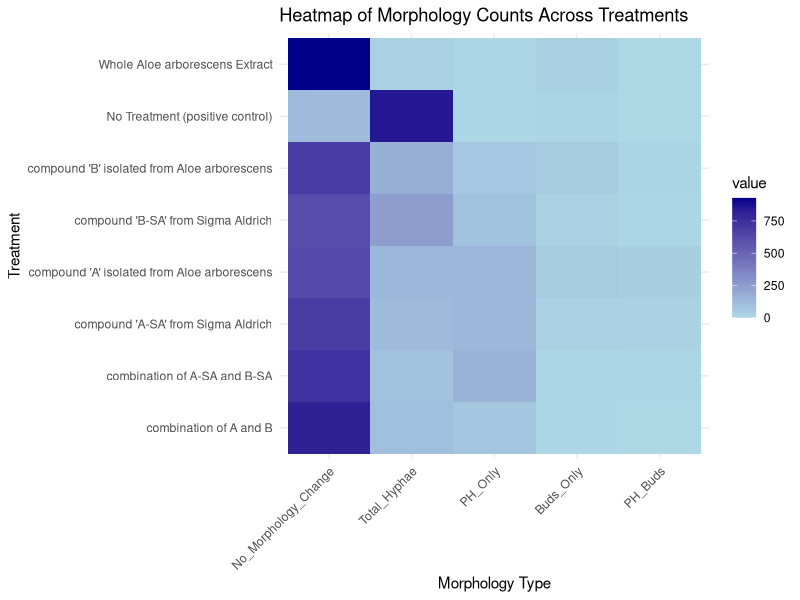
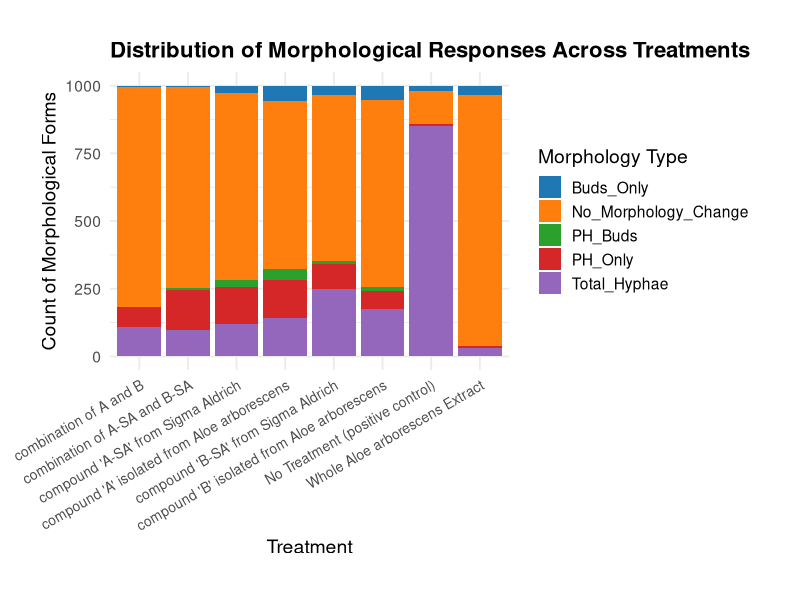
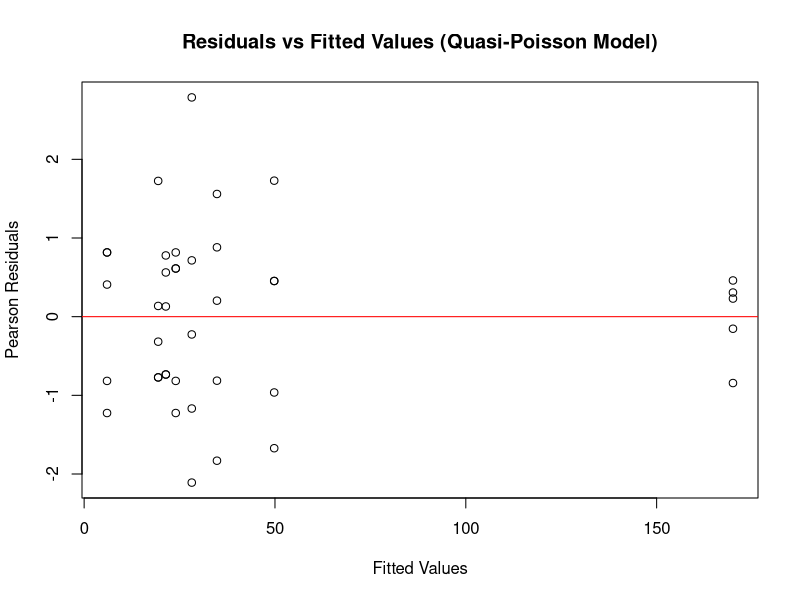
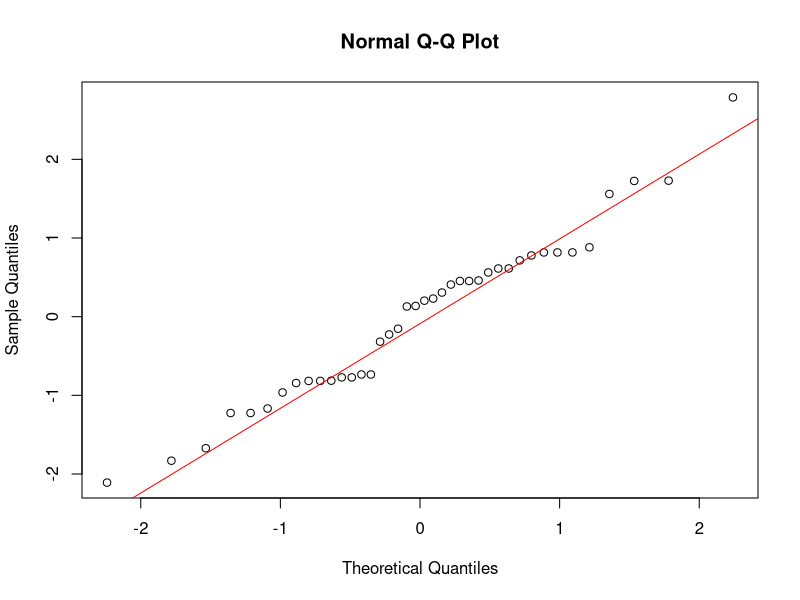
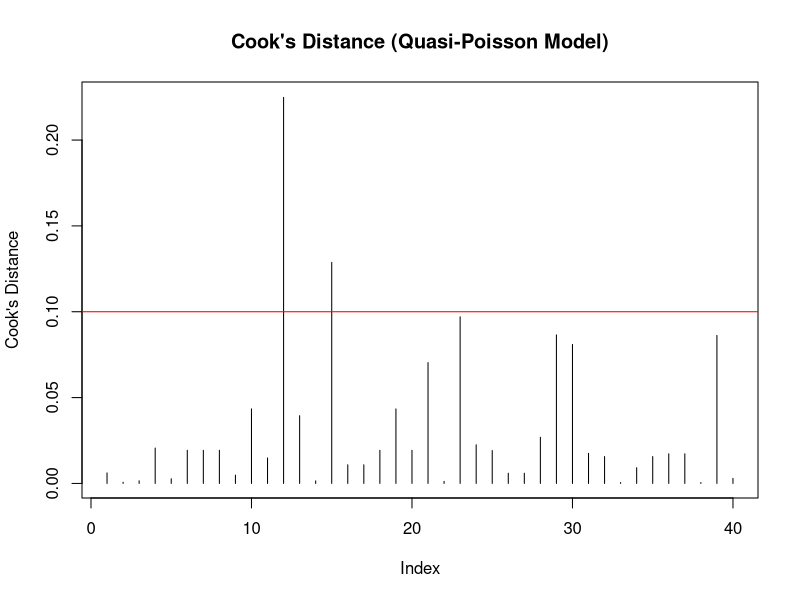

R code for these plots, in order:
# Preliminary Analysis Report on the Effect of Aloe arborescens Compounds on Candida albicans Morphogenesis
## MICHAEL OKANTA 


# Introduction


# Load necessary libraries
library(dplyr)
library(readr)
library(tidyverse)
library(emmeans)
library(reshape2)
library(knitr)

# Data Summary


#### Treatment Types Analyzed

# Descriptive Analysis

## Data Cleaning



# Load the data (adjust path as necessary)
aloe <- read_csv("LeeDataFungalMorphogenesis.csv")

# Rename columns for easier access (modify based on your actual column names)
colnames(aloe) <- c("Treatment", "Replicate", "Slide_Number", 
                    "No_Morphology_Change", "GT_Only", "PH_Only", 
                    "Buds_Only", "GT_PH", "GT_Buds", 
                    "PH_Buds", "Multiple_GTs")

# Convert Treatment to a factor for better handling in analysis
aloe$Treatment <- as.factor(aloe$Treatment)

# Calculate Total_Hyphae as the sum of columns where GT appears
aloe <- aloe %>%
  mutate(Total_Hyphae = GT_Only + GT_PH + GT_Buds + Multiple_GTs)

heatmap_data <- aloe %>%
  group_by(Treatment) %>%
  summarise(
    No_Morphology_Change = sum(No_Morphology_Change),
    Total_Hyphae = sum(Total_Hyphae),
    PH_Only = sum(PH_Only),
    Buds_Only = sum(Buds_Only),
    PH_Buds = sum(PH_Buds)
  ) 

heatmap_data_melt <- melt(heatmap_data, id.vars = "Treatment")

ggplot(heatmap_data_melt, aes(x = variable, y = Treatment, fill = value)) +
  geom_tile() +
  scale_fill_gradient(low = "lightblue", high = "darkblue") +
  labs(title = "Heatmap of Morphology Counts Across Treatments",
       x = "Morphology Type",
       y = "Treatment") +
  theme_minimal() +
  theme(axis.text.x = element_text(angle = 45, hjust = 1))

# Summarize the morphological responses by treatment type
morphology_summary <- aloe %>%
  group_by(Treatment) %>%
  summarise(
    No_Morphology_Change = sum(No_Morphology_Change),
    Total_Hyphae = sum(Total_Hyphae),
    PH_Only = sum(PH_Only),
    Buds_Only = sum(Buds_Only),
    PH_Buds = sum(PH_Buds)
  ) %>%
  pivot_longer(cols = -Treatment, names_to = "Morphology_Type", values_to = "Count")

# Custom color palette
custom_colors <- c("#1f77b4", "#ff7f0e", "#2ca02c", "#d62728", 
                   "#9467bd")

# Plotting the distribution of morphological responses for each treatment
ggplot(morphology_summary, aes(x = Treatment, y = Count, fill = Morphology_Type)) +
  geom_bar(stat = "identity", position = "stack") +
  labs(title = "Distribution of Morphological Responses Across Treatments",
       x = "Treatment",
       y = "Count of Morphological Forms") +
  theme_minimal(base_size = 14) +  # Increased base font size for readability
  theme(
    axis.text.x = element_text(angle = 30, hjust = 1, size = 10),  # Rotated and adjusted text size
    plot.margin = margin(30, 30, 30, 30),  # Adds more space around the plot
    legend.position = "right"  # Positions legend on the right for clarity
  ) +
  scale_fill_manual(values = custom_colors, name = "Morphology Type") +
  theme(plot.title = element_text(size = 16, face = "bold"))


# Summary statistics for each morphology type by treatment
summary_statistics <- aloe %>%
  group_by(Treatment) %>%
  summarise(
    No_Morphology_Change_Mean = mean(No_Morphology_Change),
    No_Morphology_Change_SD = sd(No_Morphology_Change),
    No_Morphology_Change_Median = median(No_Morphology_Change),
    
    Total_Hyphae_Mean = mean(Total_Hyphae),
    Total_Hyphae_SD = sd(Total_Hyphae),
    Total_Hyphae_Median = median(Total_Hyphae),
    
    PH_Only_Mean = mean(PH_Only),
    PH_Only_SD = sd(PH_Only),
    PH_Only_Median = median(PH_Only),
    
    Buds_Only_Mean = mean(Buds_Only),
    Buds_Only_SD = sd(Buds_Only),
    Buds_Only_Median = median(Buds_Only),
    
    PH_Buds_Mean = mean(PH_Buds),
    PH_Buds_SD = sd(PH_Buds),
    PH_Buds_Median = median(PH_Buds),
    
  )

# Present`summary_statistics` as your table of summary stats
summary_statistics %>%
  kable(digits = 2,  # Round numbers to 2 decimal places
        caption = "Summary Statistics of Morphological Responses by Treatment",
        col.names = c("Treatment", 
                      "No Morphology Change Mean", "SD", "Median",
                      "Total Hyphae Mean", "SD", "Median",
                      "PH Only Mean", "SD", "Median",
                      "Buds Only Mean", "SD", "Median",
                      "PH_Buds Mean", "SD", "Median"))  # Custom column names

# Statistical Analysis Plan

  ### Model Formula:
   
## Model Diagnostics Checks 
aloe$log_offset <- log(200)

# Quasi-Poisson model with an offset
quasipoisson_model <- glm(Total_Hyphae ~ Treatment + offset(log_offset), family = quasipoisson, data = aloe)
summary(quasipoisson_model)


# Calculate the dispersion statistic for quasi-Poisson
quasi_dispersion <- sum(residuals(quasipoisson_model, type = "pearson")^2) / df.residual(quasipoisson_model)

# Pearson and deviance residuals for quasi-Poisson
pearson_resid <- residuals(quasipoisson_model, type = "pearson")
deviance_resid <- residuals(quasipoisson_model, type = "deviance")

# Residuals vs. Fitted values plot
plot(fitted(quasipoisson_model), pearson_resid, 
     xlab = "Fitted Values", ylab = "Pearson Residuals",
     main = "Residuals vs Fitted Values (Quasi-Poisson Model)")
abline(h = 0, col = "red")

# Q-Q plot for Pearson residuals
qqnorm(pearson_resid)
qqline(pearson_resid, col = "red")

# Chi-square goodness-of-fit test for quasi-Poisson model
gof_pvalue <- pchisq(sum(pearson_resid^2), df.residual(quasipoisson_model), lower.tail = FALSE)

# Calculate Cook's distance
cooksd <- cooks.distance(quasipoisson_model)

# Plot Cook's distance
plot(cooksd, type = "h", main = "Cook's Distance (Quasi-Poisson Model)", ylab = "Cook's Distance")
abline(h = 4 / length(cooksd), col = "red")

# Results & Analysis
aloe$Treatment <- factor(aloe$Treatment, 
                         levels = c("No Treatment (positive control)",
                                    "Whole Aloe arborescens Extract",
                                    "compound 'A' isolated from Aloe arborescens",
                                    "compound 'A-SA' from Sigma Aldrich",
                                    "compound 'B' isolated from Aloe arborescens",
                                    "compound 'B-SA' from Sigma Aldrich",
                                    "combination of A and B",
                                    "combination of A-SA and B-SA"), 
                         labels=c("Control", "Whole", "A", "A-SA", "B", "B-SA", "A_B", "A-SA_B-SA"))




quasipoisson_model <- glm(Total_Hyphae ~ Treatment + offset(log_offset), 
                          family = quasipoisson, data = aloe)


emms <- emmeans(quasipoisson_model, ~ Treatment)
dunnett_results <- contrast(emms, method = "trt.vs.ctrl", adjust = "dunnett")
summary(dunnett_results)


# Define the contrast for Compound A treatments (A and A-SA) vs. Compound B treatments (B and B-SA)
contrast_results <- contrast(emms, 
                             list(A_vs_B = c(0, 0, 0.5, 0.5, -0.5, -0.5, 0, 0)),
                             adjust = "none")

# Display the contrast results
summary(contrast_results)


# Define contrasts to compare Whole Aloe extract with the six other treatments (excluding Control)
# Specify contrasts comparing "Whole" with each other treatment (excluding "Control")
comparison_results <- contrast(emms, method = "trt.vs.ctrl", ref = "Whole", 
                               exclude = "Control", adjust = "none")

# Display the results
summary(comparison_results)

# Conclusion
